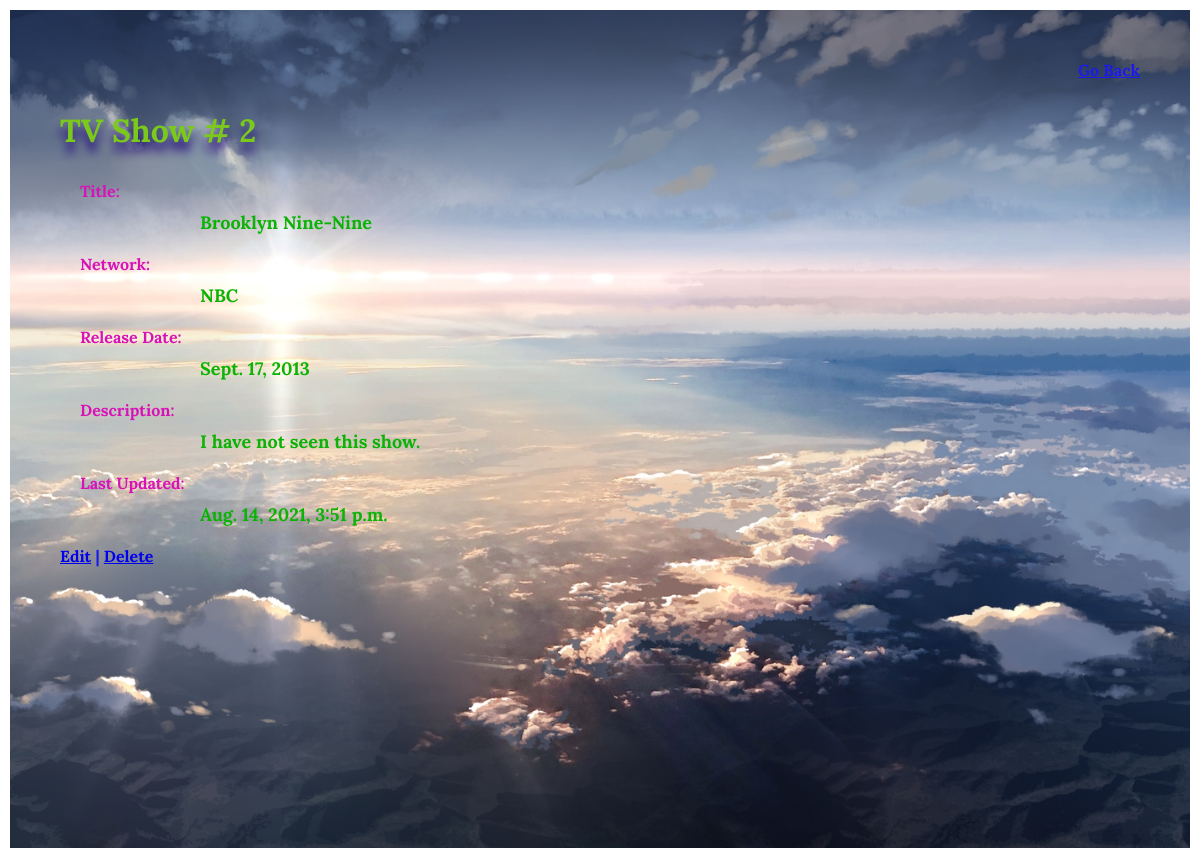
/shows/2/show, run on the app's committed database.
### semi_restful_validated_app/models.py (models this page shows, shortened)
class Show(models.Model):
    title = models.CharField(max_length=255)
    network = models.CharField(max_length=255)
    release_date = models.DateField()
    description = models.CharField(max_length=255)
    objects = ShowManager()
    created_at = models.DateTimeField(auto_now_add=True)
    updated_at = models.DateTimeField(auto_now=True)

### semi_restful_validated_app/views.py (the view)
# urls.py: path('show', views.show), #GET request to display all objects' info starting at a different root
def show(request, show_id):
    one_show = Show.objects.get(id=show_id)
    context = {
        'show': one_show
    }
    return render(request, 'tv_show.html', context)

### semi_restful_validated_app/templates/tv_show.html (shortened to what this page needs)
<!DOCTYPE html>
<html lang="en">
<head>
    {% load static %}
    <link rel="stylesheet" href="{% static 'css/tvShow.css' %}">
</head>
<body>
    <div id="container3">
        <a id="go_back_link" href="/">Go Back</a>
        <div id="info">
            <h1>TV Show # {{show.id}}</h1>
            <h4>Title:</h4>
            <p>{{ show.title }}</p>
            <h4>Network:</h4>
            <p>{{ show.network }}</p>
            <h4>Release Date:</h4>
            <p>{{ show.release_date }}</p>
            <h4>Description:</h4>
            <p>{{ show.description }}</p>
            <h4>Last Updated:</h4>
            <p>{{ show.updated_at }}</p>
        </div>
        <div id="links"><a href="/shows/{{show.id}}/edit">Edit</a> | <a href="/shows/{{show.id}}/delete">Delete</a></div>
    </div>
</body>
</html>

### semi_restful_validated_app/static/css/tvShow.css (style rules this page uses)
* { margin: 0; padding: 0; }
#container3 { display: flex; flex-direction: column; width: 100pv; min-height: 778px; padding: 30px; font-family: Lora, serif; background-size: cover; background-image: url(./sky.jpg); background-repeat: no-repeat; background-position: center; margin: 10px 10px 0 10px; }
#go_back_link { color: rgb(27, 27, 236); display: inline-block; text-align: right; padding: 20px 20px 10px; font-weight: bold; }
h1 { display: inline-block; padding: 20px; text-shadow: 0 10px 10px rgba(30, 5, 122, 0.965); color: rgb(123, 202, 27); }
#info { display: flex; flex-direction: column; justify-content: space-between; }
h4 { display: flex; color: rgb(215, 19, 183); padding: 10px 0 0 20px; margin-left: 20px; }
p { display: flex; padding: 10px; margin-left: 150px; font-weight: bolder; color: rgb(12, 179, 6); font-size: large; }
#links { display: inline-block; color: rgb(27, 27, 236); padding: 10px 0 0 20px; font-weight: bold; }

### data on the page
Show: id "2", title "Brooklyn Nine-Nine", network "NBC", release_date "Sept. 17, 2013", description "I have not seen this show.", updated_at "Aug. 14, 2021, 3:51 p.m."
